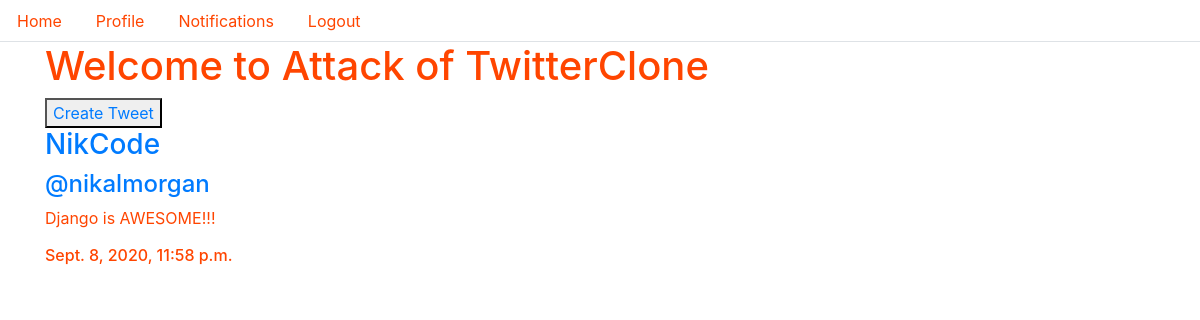
The app's page /tweet/1/ (signed in) with its own data.
### tweet/models.py (models this page shows, shortened)
class Tweet(models.Model):
    body = models.CharField(max_length=140)
    madeBy = models.ForeignKey(TwitterUser, on_delete=models.CASCADE)
    date = models.DateTimeField(default=timezone.now)

### twitteruser/models.py (models this page shows, shortened)
class TwitterUser(AbstractUser):
    display_name = models.CharField(max_length=120, blank=True, null=True)
    followers = models.ManyToManyField('self', symmetrical=False, blank=True)
    REQUIRED_FIELDS = ['display_name', 'first_name', 'last_name', 'email']

### tweet/views.py (the view)
# urls.py: path('tweet/<int:id>/', tweetviews.tweet_detail, name='tweetdetail'),
def tweet_detail(request, id):
    tweet_detail = Tweet.objects.get(id=id)
    return render(request, 'tweet_detail.html', {"tweet": tweet_detail})

### templates/tweet_detail.html (shortened to what this page needs)
<!DOCTYPE html>
<html lang="en">
<head>
    <link rel="stylesheet" href="https://stackpath.bootstrapcdn.com/bootstrap/4.5.1/css/bootstrap.min.css"
>
</head>
<body>
    <ul class="nav nav-tabs" style="color: orangered;">
        {% if request.user.is_authenticated %}
        <li class="nav-item">
            <a class="nav-link {{index}}" href="/home/" style="color: orangered;">Home</a>
        </li>
        <li class="nav-item">
            <a class="nav-link" href="/profile/{{request.user.username}}/" style="color: orangered;">Profile</a>
        </li>
        <li class="nav-item">
            <a class="nav-link" href="/notification/" style="color: orangered;">Notifications</a>
        </li>
        <li class="nav-item">
            <a class="nav-link " href="/logout/" style="color: orangered;">Logout</a>
        </li>
        {% endif %}
    </ul>
    <div class="container" style="color: orangered;">
        <h1>Welcome to Attack of TwitterClone</h1>
        <div>
            <button><a href="/tweet/">Create Tweet</a></button>
        </div>
        <div>
            <div>
                <h3><a href="/profile/{{ tweet.madeBy.username}}/">{{ tweet.madeBy.display_name}}</a></h3>
                <h4><a href="/profile/{{ tweet.madeBy.username}}/">@{{ tweet.madeBy.username}}</a></h4>
                <p>{{ tweet.body}}</p>
                <h6>{{ tweet.date}}</h6>
            </div>
        </div>
    </div>
</body>
</html>

### records on screen
Tweet: madeBy.display_name "NikCode", madeBy.username "nikalmorgan", body "Django is AWESOME!!!", date "Sept. 8, 2020, 11:58 p.m."
